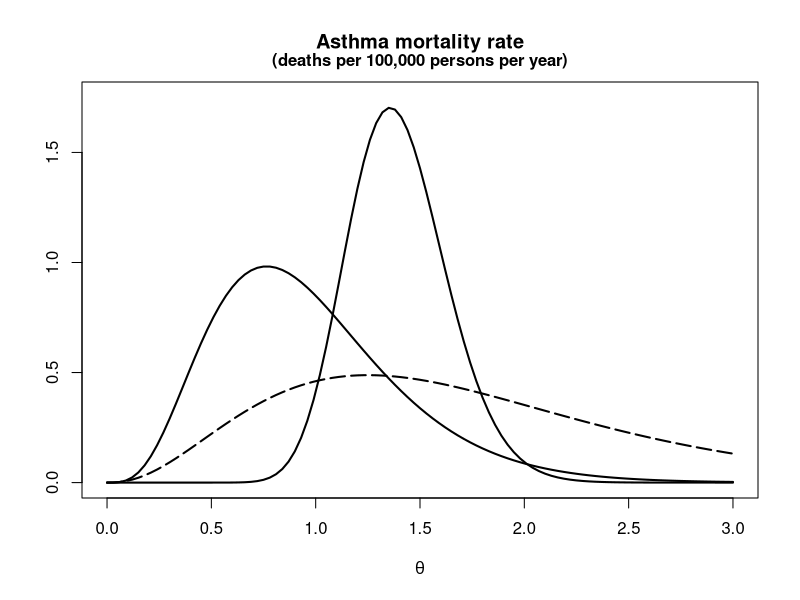
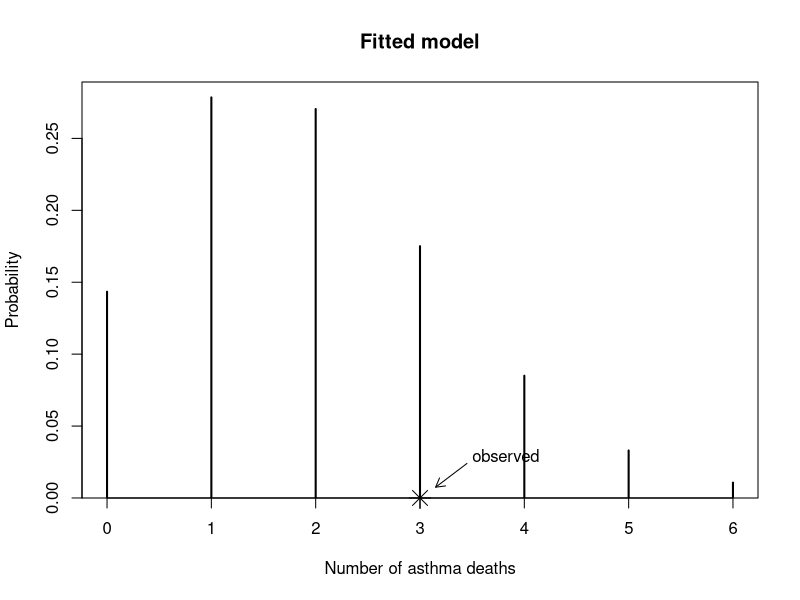

Recreate these plots in R, in order.

####
#### Estimating a rate from Poisson data
####

b <- 2 # try 3, 2.85...
pgamma(1.5, 0.6*b, b)
b <- 2.85
a <- 0.6 * b
a1 <- a + 3
b1 <- b + 2

curve(dgamma(x, a1, b1), 0, 3, ylim = c(0, 1.75), lwd = 2,
      ylab = "", xlab = expression(theta),
      main = "Asthma mortality rate")
title("(deaths per 100,000 persons per year)", line = 0.8, cex.main = 1)
a1 / b1 # Bayes estimate of mortality rate
qgamma(c(0.025, 0.975), a1, b1) # 95% Credible Interval (CI)
pgamma(0.6, a1, b1, lower = FALSE) # probability of mortality rate being greater than 0.6

### Monte Carlo approach
MC <- 10000
theta <- rgamma(MC, a1, b1)
mean(theta) # Monte Carlo approximation of Bayes estimat of theta
quantile(theta, c(0.025, 0.975))
mean(theta > 0.6)

### how would the conclusions change if we use a noinformative prior?
a <- 0.5
b <- 0.0
a1 <- a + 3
b1 <- b + 2

curve(dgamma(x, a1, b1), 0, 3, add = TRUE, lty = "longdash", lwd = 2)
a1 / b1 # Bayes estimate of mortality rate
qgamma(c(0.025, 0.975), a1, b1) # 95% Credible Interval (CI)
pgamma(0.6, a1, b1, lower = FALSE) # probability of mortality rate being greater than 0.6



### update the posterior after obtaining additional data
### (30 deaths over 10 years, assuming a constant pop of 200,000)
b <- 2.85
a <- 0.6 * b
a1 <- a + 3
b1 <- b + 2

a2 <- a1 + 30
b2 <- b1 + 20

a2 / b2 # Bayes estimate of mortality rate
qgamma(c(0.025, 0.975), a2, b2) # 95% Credible Interval (CI)
pgamma(1, a2, b2, lower = FALSE) # probability of mortality rate being greater than 1
curve(dgamma(x, a2, b2), add = TRUE, lwd = 2)

### Fitted model (with one year of data and informative prior)
plot(0:6, dpois(0:6, 2*0.971), type = "h", xlab = "Number of asthma deaths",
     ylab = "Probability", main = "Fitted model", lwd = 2)
points(3, 0, cex = 2, pch = 8, xpd = NA)
text(3.5, 0.025, "observed", adj = c(0, 0))
arrows(3.45, 0.024, 3.15, 0.0075, length = 0.1)

